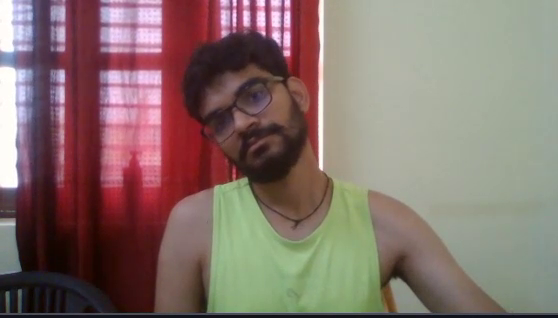
#> input picture frame 88 of OpenCV/obs/self.mp4, 558 x 318 px, given in place of 2face.mp4, which was not available
$ python videop.py
#> lines starting #> are read from the running program, lines starting #| are printed output that depends on the picture; pictures that were not available may be replaced by others from this repository, and a replacement may not be noted
import numpy as np
import cv2 as cv
print("hi")
cap = cv.VideoCapture('./obs/2face.mp4')

while cap.isOpened():
    ret, frame = cap.read()
#> frame is the input picture: shape (318, 558, 3); mean B, G, R 109.1, 115.1, 134.2

    # if frame is read correctly ret is True
    if not ret:
        print("Can't receive frame (stream end?). Exiting ...")
        break
    gray = cv.cvtColor(frame, cv.COLOR_BGR2GRAY)
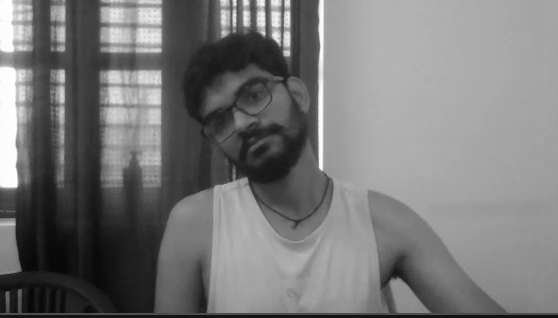
#> gray: shape (318, 558); min 3, max 255, mean 120.1

    gray_s=cv.resize(gray,(700,800))
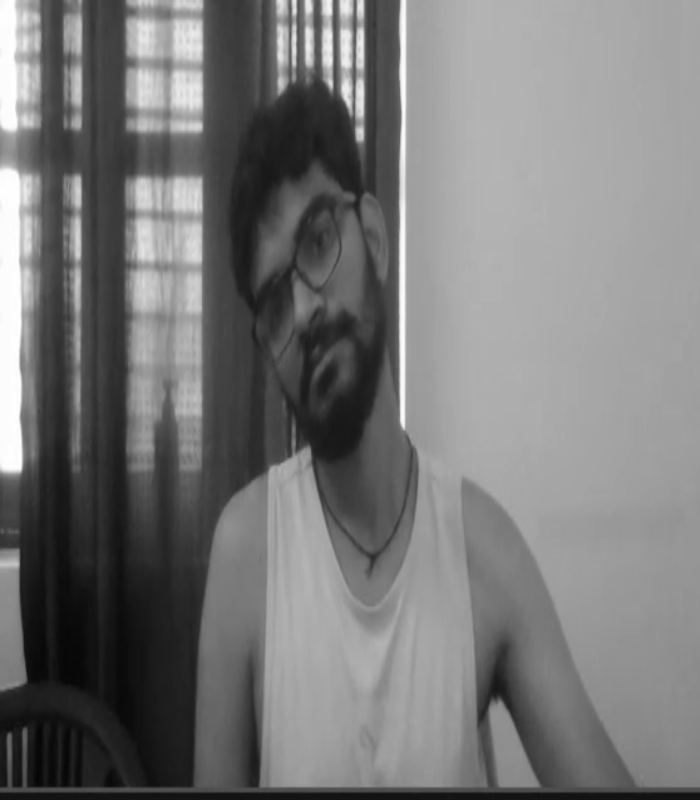
#> gray_s: shape (800, 700); min 3, max 255, mean 120

    cv.imshow('frame', gray_s)
    if cv.waitKey(1) == ord('q'):
#> (key q is pressed here)
        break

cap.release()
cv.destroyAllWindows()

$ run again, starting later in the video
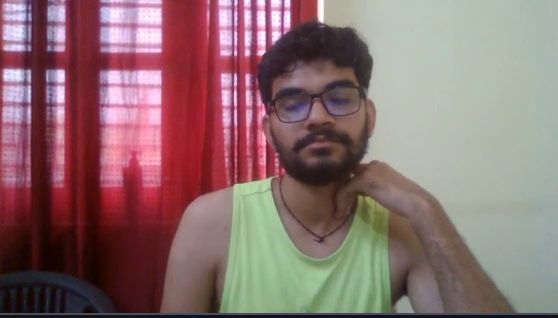
#> input picture frame 398 of OpenCV/obs/self.mp4, 558 x 318 px, given in place of 2face.mp4, which was not available
#> frame is the input picture: shape (318, 558, 3); mean B, G, R 111.4, 111, 139.4
#> `gray = cv.cvtColor(frame, cv.COLOR_BGR2GRAY)`:
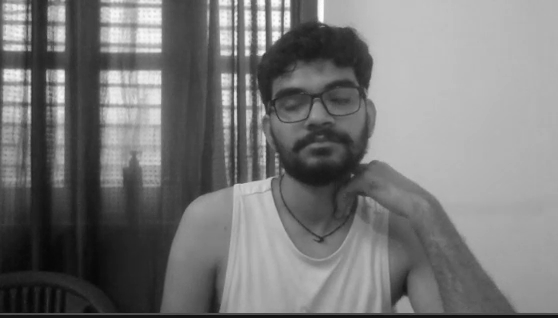
#> gray: shape (318, 558); min 7, max 254, mean 119.5
#> `gray_s=cv.resize(gray,(700,800))`:
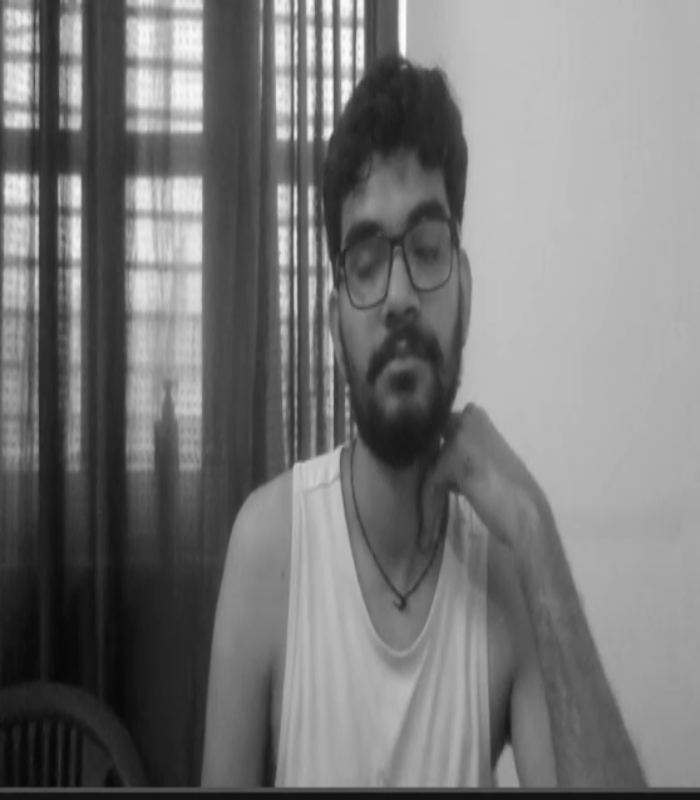
#> gray_s: shape (800, 700); min 7, max 254, mean 119.4

$ run again, starting later in the video
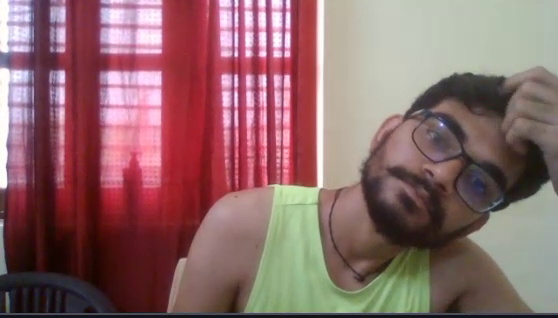
#> input picture frame 708 of OpenCV/obs/self.mp4, 558 x 318 px, given in place of 2face.mp4, which was not available
#> frame is the input picture: shape (318, 558, 3); mean B, G, R 105.7, 104.6, 141.3
#> `gray = cv.cvtColor(frame, cv.COLOR_BGR2GRAY)`:
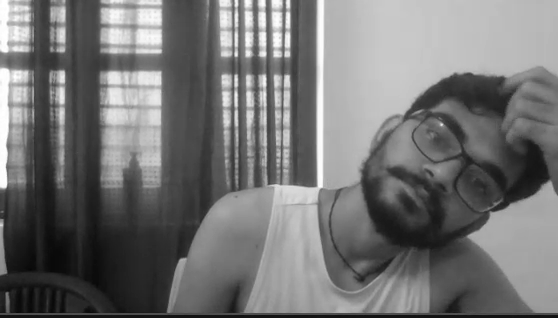
#> gray: shape (318, 558); min 6, max 255, mean 115.7
#> `gray_s=cv.resize(gray,(700,800))`:
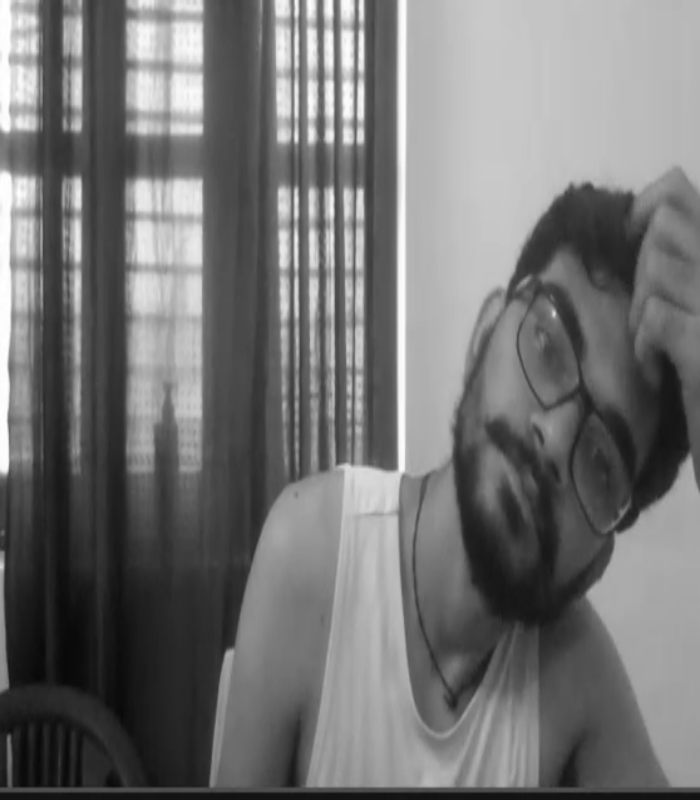
#> gray_s: shape (800, 700); min 7, max 255, mean 115.6
